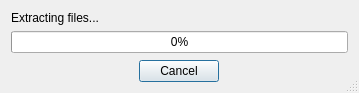
<?xml version="1.0" encoding="UTF-8"?>
<ui version="4.0">
 <class>ExtractDBC</class>
 <widget class="QDialog" name="ExtractDBC">
  <property name="geometry">
   <rect>
    <x>0</x>
    <y>0</y>
    <width>359</width>
    <height>93</height>
   </rect>
  </property>
  <property name="windowTitle">
   <string>Extracting DBC files...</string>
  </property>
  <property name="windowIcon">
   <iconset resource="../qrc/editor.qrc">
    <normaloff>:/ico101.ico</normaloff>:/ico101.ico</iconset>
  </property>
  <property name="sizeGripEnabled">
   <bool>true</bool>
  </property>
  <property name="modal">
   <bool>true</bool>
  </property>
  <layout class="QVBoxLayout" name="verticalLayout">
   <item>
    <widget class="QLabel" name="statusLabel">
     <property name="text">
      <string>Extracting files...</string>
     </property>
    </widget>
   </item>
   <item>
    <widget class="QProgressBar" name="statusBar">
     <property name="value">
      <number>0</number>
     </property>
     <property name="textVisible">
      <bool>true</bool>
     </property>
     <property name="invertedAppearance">
      <bool>false</bool>
     </property>
    </widget>
   </item>
   <item>
    <spacer name="verticalSpacer">
     <property name="orientation">
      <enum>Qt::Vertical</enum>
     </property>
     <property name="sizeHint" stdset="0">
      <size>
       <width>20</width>
       <height>40</height>
      </size>
     </property>
    </spacer>
   </item>
   <item alignment="Qt::AlignHCenter">
    <widget class="QPushButton" name="cancelButton">
     <property name="text">
      <string>Cancel</string>
     </property>
    </widget>
   </item>
  </layout>
 </widget>
 <resources>
  <include location="../qrc/editor.qrc"/>
 </resources>
 <connections/>
</ui>
